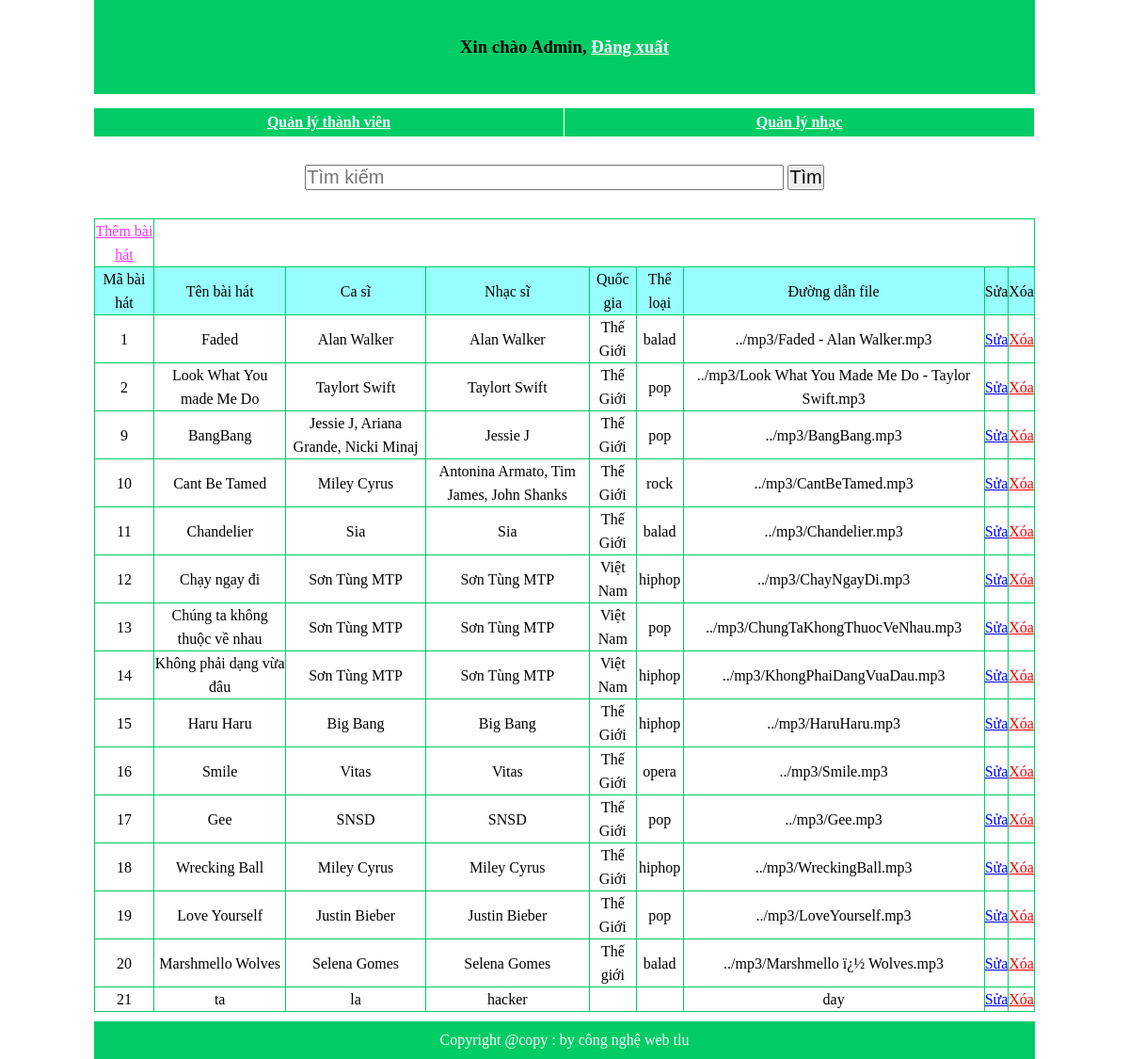
The app's page /admin/list_music.php (signed in) with its own data.
### tables this page shows
CREATE TABLE `baihat` (
  `mabh` int(11) NOT NULL,
  `tenbh` varchar(150) NOT NULL,
  `tencs` varchar(50) NOT NULL,
  `tenns` varchar(50) NOT NULL,
  `quocgia` varchar(30) NOT NULL,
  `theloai` varchar(30) NOT NULL,
  `capnhat` int(1) NOT NULL DEFAULT '0',
  `url` varchar(255) NOT NULL
);

### admin/templates/show_music.php (the view)
<?php
	echo"<tr>";
		echo"<td>$data[mabh]</td>";
		echo"<td>$data[tenbh]</td>";
		echo"<td>$data[tencs]</td>";
		echo"<td>$data[tenns]</td>";
		echo"<td>$data[quocgia]</td>";
		echo"<td>$data[theloai]</td>";
		echo"<td>$data[url]</td>";
		echo"<td><a href='edit_list_music.php?mabh=$data[mabh]' style='color:blue;'>Sửa</a></td>";
		echo"<td><a href='del_list_music.php?mabh=$data[mabh]' onclick='return show_confirm()' style='color:red;'>Xóa</a></td>";
	echo"</tr>";
?>

### admin/list_music.php (shortened to what this page needs)
<?php
	if($_SESSION["capbac"] == 1)
	{
		require("templates/header.php");
		echo"<form action='../admin/list_music.php'>";
		require("../search/search_admin.php");
        if (isset($_REQUEST['ok']))
        {
            $timkiem = addslashes(stripslashes($_GET['timkiem']));
            if (empty($timkiem)) {
                echo "<p style= 'color:red;'>* Dữ liệu tìm kiếm không được để trống</p>";
            }
            else
            {
                $sql = "SELECT * FROM baihat WHERE tenbh LIKE '%$timkiem%' OR tencs LIKE '%$timkiem%' OR tenns LIKE '%$timkiem%' OR quocgia LIKE '%$timkiem%' OR theloai LIKE '%$timkiem%' ";
                require("../config/connect.php");
                $kq = mysqli_query($conn,$sql);
                $num = mysqli_num_rows($kq);
                if ($num > 0 && $timkiem != "")
                {
                    echo "<p style='color:#0000FF;'>$num kết quả trả về với từ khóa <b>$timkiem</b></p>";
                    echo '<table border="1" cellspacing="0" cellpadding="10">';
                    require("templates/table_music.php");
                    while ($data = mysqli_fetch_assoc($kq))
                    {
                        require("templates/show_music.php");
                    }
                }
                else
                {
                    echo"<p style='color:red;'>* Không tìm thấy kết quả!;</p>";
                }
				mysqli_close($conn);
            }
            	echo"</table>";
			echo"</div>";
        }
        else
        {
			echo"<tr style='height: 40px;'>";
				echo"<td><a style='color: #FF33FF;' href='add_list_music.php'>Thêm bài hát</a></td>";
			echo"</tr>";
			require("templates/table_music.php");
			require("../config/connect.php");
			$sql = "SELECT * FROM baihat";
			$kq = mysqli_query($conn,$sql);
			while ($data = mysqli_fetch_assoc($kq))
			{
				require("templates/show_music.php");
			}
        }
    require("templates/footer.php");
	}
	else
	{
		ob_start();
		header('Location: ../index.php');
		ob_end_flush();
	}
?>

### css/style-admin.css (style rules this page uses)
* { padding: 0px; margin: 0px; }
body { width: 1000px; margin: auto; }
#duoi table tr { border: 1px solid #0C6; line-height: 25px; }
#duoi table td { border: 1px solid #0C6; }

### records on screen
baihat: mabh "1", tenbh "Faded", tencs "Alan Walker", tenns "Alan Walker", quocgia "Thế Giới", theloai "balad", url "../mp3/Faded - Alan Walker.mp3"
baihat: mabh "2", tenbh "Look What You made Me Do", tencs "Taylort Swift", tenns "Taylort Swift", quocgia "Thế Giới", theloai "pop", url "../mp3/Look What You Made Me Do - Taylor Swift.mp3"
baihat: mabh "9", tenbh "BangBang", tencs "Jessie J, Ariana Grande, Nicki Minaj", tenns "Jessie J", quocgia "Thế Giới", theloai "pop", url "../mp3/BangBang.mp3"
baihat: mabh "10", tenbh "Cant Be Tamed", tencs "Miley Cyrus", tenns "Antonina Armato, Tim James, John Shanks", quocgia "Thế Giới", theloai "rock", url "../mp3/CantBeTamed.mp3"
baihat: mabh "11", tenbh "Chandelier", tencs "Sia", tenns "Sia", quocgia "Thế Giới", theloai "balad", url "../mp3/Chandelier.mp3"
baihat: mabh "12", tenbh "Chạy ngay đi", tencs "Sơn Tùng MTP", tenns "Sơn Tùng MTP", quocgia "Việt Nam", theloai "hiphop", url "../mp3/ChayNgayDi.mp3"
baihat: mabh "13", tenbh "Chúng ta không thuộc về nhau", tencs "Sơn Tùng MTP", tenns "Sơn Tùng MTP", quocgia "Việt Nam", theloai "pop", url "../mp3/ChungTaKhongThuocVeNhau.mp3"
baihat: mabh "14", tenbh "Không phải dạng vừa đâu", tencs "Sơn Tùng MTP", tenns "Sơn Tùng MTP", quocgia "Việt Nam", theloai "hiphop", url "../mp3/KhongPhaiDangVuaDau.mp3"
baihat: mabh "15", tenbh "Haru Haru", tencs "Big Bang", tenns "Big Bang", quocgia "Thế Giới", theloai "hiphop", url "../mp3/HaruHaru.mp3"
baihat: mabh "16", tenbh "Smile", tencs "Vitas", tenns "Vitas", quocgia "Thế Giới", theloai "opera", url "../mp3/Smile.mp3"
baihat: mabh "17", tenbh "Gee", tencs "SNSD", tenns "SNSD", quocgia "Thế Giới", theloai "pop", url "../mp3/Gee.mp3"
baihat: mabh "18", tenbh "Wrecking Ball", tencs "Miley Cyrus", tenns "Miley Cyrus", quocgia "Thế Giới", theloai "hiphop", url "../mp3/WreckingBall.mp3"
baihat: mabh "19", tenbh "Love Yourself", tencs "Justin Bieber", tenns "Justin Bieber", quocgia "Thế Giới", theloai "pop", url "../mp3/LoveYourself.mp3"
baihat: mabh "20", tenbh "Marshmello Wolves", tencs "Selena Gomes", tenns "Selena Gomes", quocgia "Thế giới", theloai "balad", url "../mp3/Marshmello ï¿½ Wolves.mp3"
baihat: mabh "21", tenbh "ta", tencs "la", tenns "hacker", url "day"
